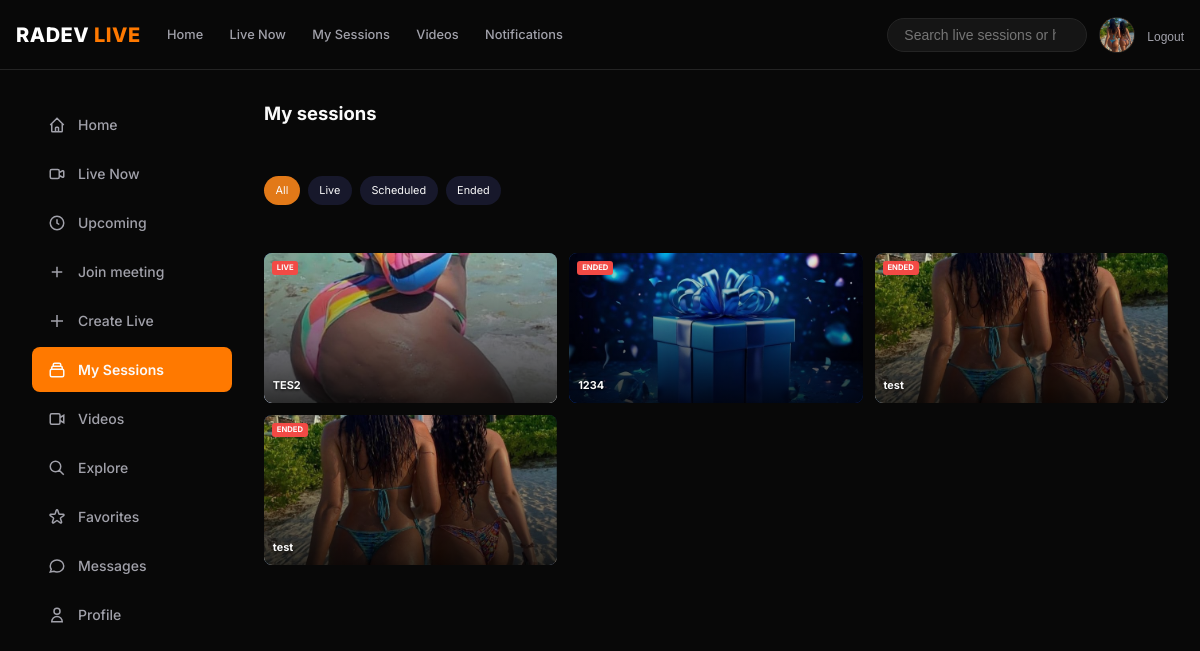
Before: /streams/my-sessions/ (signed in) with the older database file.
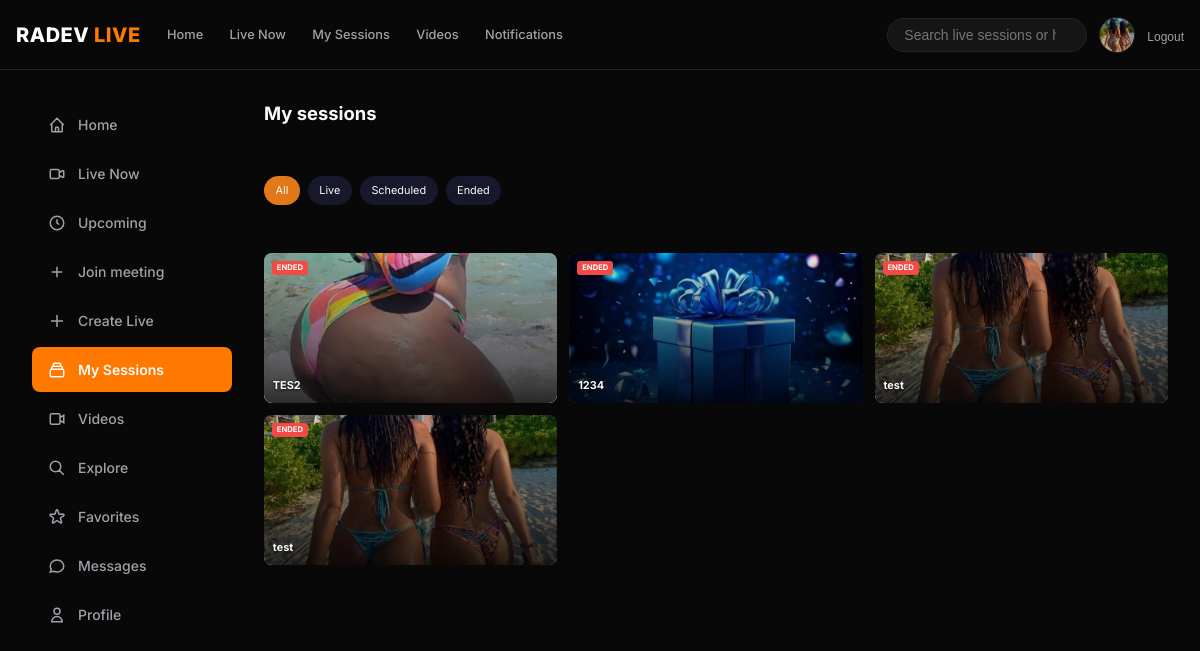
After: the same page with the newer database file.
### streaming/models.py (models this page shows, shortened)
class LiveSession(models.Model):
    CATEGORY_CHOICES = [
        ("education", "Education"),
        ("business", "Business"),
        ("entertainment", "Entertainment"),
        ("gaming", "Gaming"),
        ("technology", "Technology"),
        ("music", "Music"),
        ("fitness", "Fitness"),
        ("cooking", "Cooking"),
    ]
    VISIBILITY_CHOICES = [
        ("public", "Public"),
        ("private", "Private"),
    ]
    STATUS_CHOICES = [
        ("scheduled", "Not started"),
        ("live", "Live"),
        ("ended", "Ended"),
    ]
    PREVIEW_STATUS_CHOICES = [
        ("none", "No preview"),
        ("recording", "Recording"),
        ("processing", "Processing"),
        ("ready", "Ready"),
        ("failed", "Failed"),
        ("deleted", "Deleted"),
    ]
    host = models.ForeignKey(
        settings.AUTH_USER_MODEL,
        on_delete=models.CASCADE,
        related_name="hosted_sessions",
    )
    title = models.CharField(max_length=150)
    description = models.TextField(blank=True)
    category = models.CharField(
        max_length=20,
        choices=CATEGORY_CHOICES,
        default="education",
    )
    room_name = models.UUIDField(
        default=uuid.uuid4,
        unique=True,
        editable=False,
    )
    visibility = models.CharField(
        max_length=10,
        choices=VISIBILITY_CHOICES,
        default="public",
    )
    status = models.CharField(
        max_length=15,
        choices=STATUS_CHOICES,
        default="scheduled",
    )
    is_locked = models.BooleanField(default=False)
    chat_enabled = models.BooleanField(default=True)
    scheduled_at = models.DateTimeField(null=True, blank=True)
    participant_limit = models.PositiveIntegerField(default=50)
    thumbnail = models.ImageField(
        upload_to="stream_thumbnails/",
        null=True,
        blank=True,
    )
    preview_status = models.CharField(
        max_length=12,
        choices=PREVIEW_STATUS_CHOICES,
        default="none",
    )
    preview_egress_id = models.CharField(max_length=100, blank=True)
    preview_object_key = models.CharField(max_length=500, blank=True)
    host_recording_consented_at = models.DateTimeField(null=True, blank=True)
    created_at = models.DateTimeField(auto_now_add=True)
    started_at = models.DateTimeField(null=True, blank=True)
    ended_at = models.DateTimeField(null=True, blank=True)
    class Meta:
        ordering = ["-created_at"]

### streaming/views.py (the view)
# urls.py: path("my-sessions/", views.my_sessions, name="my_sessions"),
@login_required
def my_sessions(request):
    sessions = LiveSession.objects.filter(host=request.user)
    status = request.GET.get("status", "")
    valid_statuses = {choice[0] for choice in LiveSession.STATUS_CHOICES}
    if status in valid_statuses:
        sessions = sessions.filter(status=status)
    sessions = sessions.order_by("-created_at")
    return render(
        request,
        "streaming/my_sessions.html",
        {"sessions": sessions, "status": status},
    )

### templates/streaming/my_sessions.html (shortened to what this page needs)
{% extends "base_app.html" %}
{% block body_class %}my-sessions-view{% endblock %}
{% block content %}
<h1 class="page-title">My sessions</h1>
<div class="tabs"><a class="{% if not status %}active{% endif %}" href="{% url 'my_sessions' %}">All</a><a class="" href="?status=live">Live</a><a class="" href="?status=scheduled">Scheduled</a><a class="" href="?status=ended">Ended</a></div>
<div class="grid">
{% for session in sessions %}<a class="card" href="{% url 'session_detail' session.room_name %}" aria-label="Open {{ session.title }}">{% if session.thumbnail %}<img class="card-thumbnail" src="{{ session.thumbnail.url }}" alt="" loading="lazy">{% endif %}<span class="tag">{% if session.preview_status == "ready" %}REPLAY{% else %}{{ session.get_status_display|upper }}{% endif %}</span><span class="card-title">{{ session.title }}</span></a>{% empty %}<p class="text-muted">No sessions in this view.</p>{% endfor %}
</div>
{% endblock %}

Changed rows visible on the page:
changed LiveSession "TES2": status "LIVE" → "ENDED"
